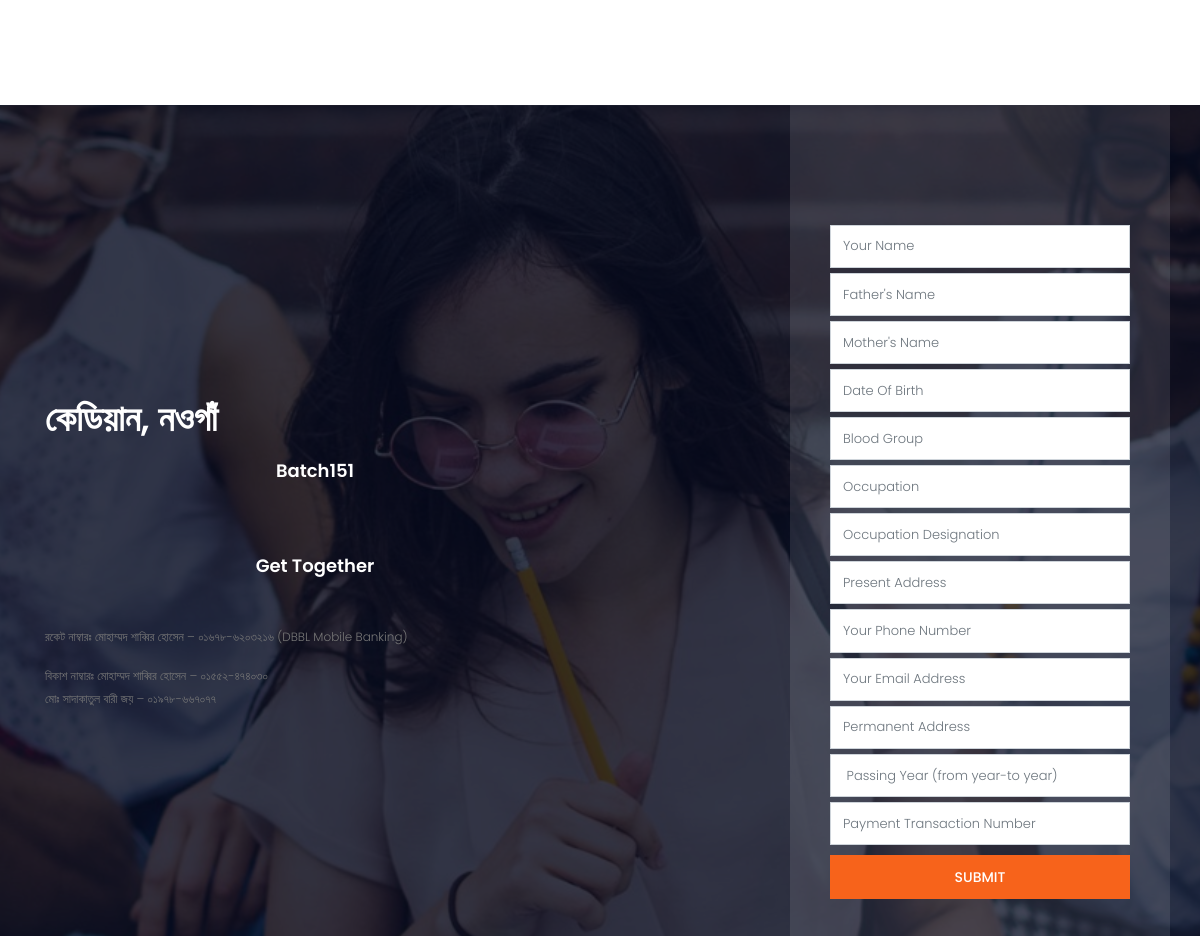
The app's page /eventpage/ (middle part), older data.
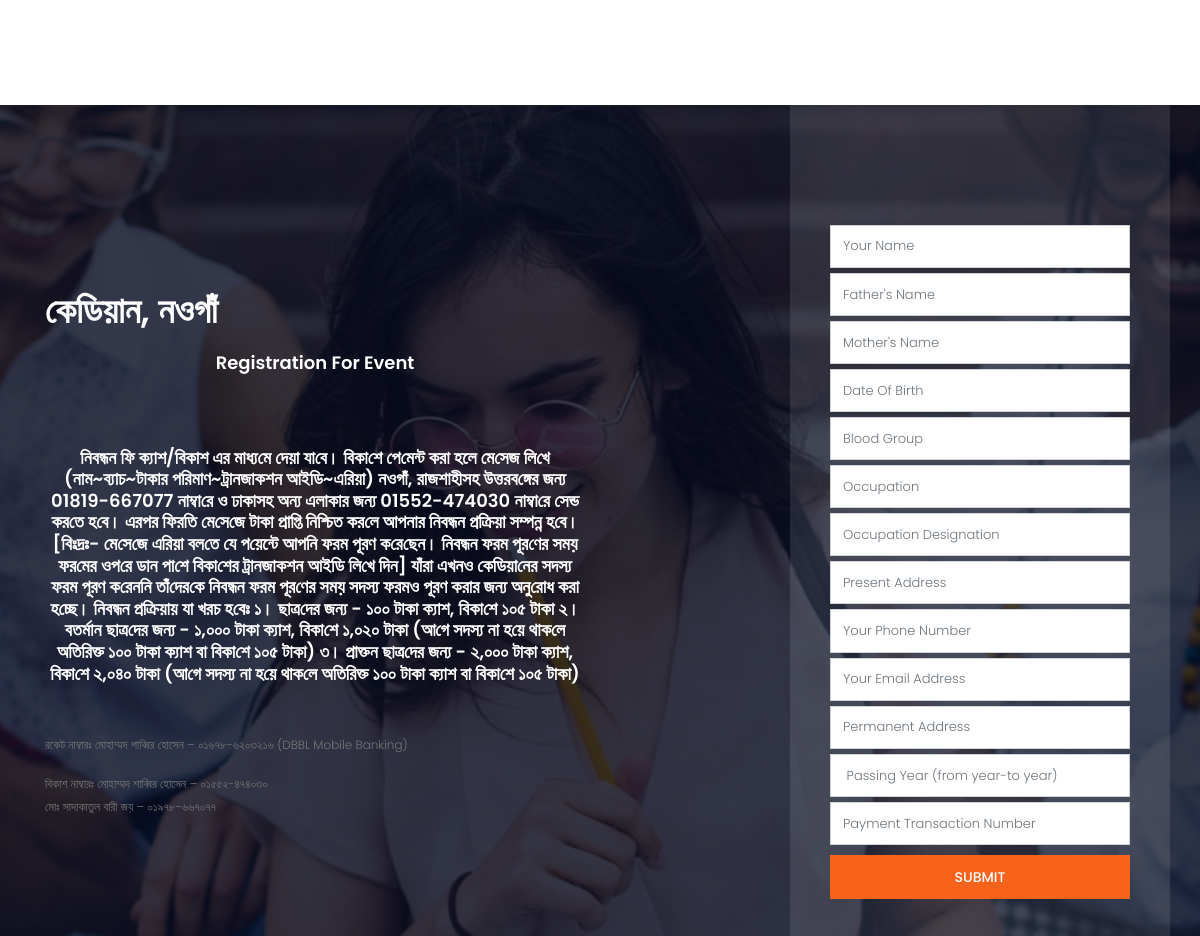
The same page, newer data.
### homeapp/models.py (models this page shows, shortened)
class Event(models.Model):
    title    =models.CharField(max_length=50)
    description  = models.TextField(null=True)
    event_time   =models.DateField(auto_now=True, auto_now_add=False)
    created_at   =models.DateField(auto_now=True, auto_now_add=False)
    status      =models.BooleanField(default=True)

### homeapp/views.py (the view, shortened to what this page needs)
# urls.py: path('eventpage/', views.eventpage,name='eventpage'),
def eventpage(request):
    queryset = Event.objects.order_by('-created_at')
    context ={
        'reg_status':queryset[0].status,
        'event_title':queryset[0].title,
        'event_description':queryset[0].description,
    }
    return render(request,'homeapp/eventpage.html', context)

### templates/homeapp/eventpage.html (shortened to what this page needs)
	 {% load static %}
	<!DOCTYPE html>
	<html lang="zxx" class="no-js">
	<head>
			<link rel="stylesheet" href="{% static 'css/linearicons.css' %}">
			<link rel="stylesheet" href="{% static 'css/font-awesome.min.css' %}">
			<link rel="stylesheet" href="{% static 'css/bootstrap.css' %}">
			<link rel="stylesheet" href="{% static 'css/magnific-popup.css' %}">
			<link rel="stylesheet" href="{% static 'css/nice-select.css' %}">
			<link rel="stylesheet" href="{% static 'css/animate.min.css' %}">
			<link rel="stylesheet" href="{% static 'css/owl.carousel.css' %}">
			<link rel="stylesheet" href="{% static 'css/jquery-ui.css' %}">
			<link rel="stylesheet" href="{% static 'css/main.css' %}">
		</head>
		<body>
			<section class="popular-course-area section-gap">
			</section>
			<section class="search-course-area relative">
				<div class="overlay overlay-bg"></div>
				<div class="container">
					<div class="row justify-content-between align-items-center">
						<div class="col-lg-6 col-md-6 search-course-left">
							<h1 class="text-white">
							কেডিয়ান, নওগাঁ  <br>
							<h4 class="text-white pb-20 text-center mb-30">{{ event_title }}</h4> <br>
							<h4 class="text-white pb-20 text-center mb-30">{{ event_description }}</h4>
											<p>
													রকেট নাম্বারঃ মোহাম্মদ শাব্বির হোসেন – ০১৬৭৮-৬২০৩২১৬ (DBBL Mobile Banking)
											 </p>
												<p>
													বিকাশ নাম্বারঃ মোহাম্মদ শাব্বির হোসেন – ০১৫৫২-৪৭৪০৩০ <br>
                          মোঃ সাদাকাতুল বারী জয় – ০১৯৭৮-৬৬৭০৭৭
												</p>
						</div>
						<div class="col-lg-4 col-md-6 search-course-right section-gap">
						{% if reg_status %}
							<form class="form-wrap"  method="post">
                                <input type="text" class="form-control" name="your_name" placeholder="Your Name" onfocus="this.placeholder = ''" onblur="this.placeholder = 'Your Name'" >
								<input type="text" class="form-control" name="father_name" placeholder="Father's Name" onfocus="this.placeholder = ''" onblur="this.placeholder = 'Father''s Name'" >
								<input type="text" class="form-control" name="mother_name" placeholder="Mother's Name" onfocus="this.placeholder = ''" onblur="this.placeholder = 'Mother''s Name'" >
								<input type="text" class="form-control" name="dob" placeholder="Date Of Birth" onfocus="this.placeholder = ''" onblur="this.placeholder = 'Date Of Birth'" >
								<input type="text" class="form-control" name="blood_group" placeholder="Blood Group" onfocus="this.placeholder = ''" onblur="this.placeholder = 'Blood Group'" >
								<input type="text" class="form-control" name="occupation" placeholder="Occupation" onfocus="this.placeholder = ''" onblur="this.placeholder = 'Occupation'" >
								<input type="text" class="form-control" name="occupation_designation" placeholder="Occupation Designation" onfocus="this.placeholder = ''" onblur="this.placeholder = 'Occupation'" >
								<input type="text" class="form-control" name="present_address" placeholder="Present Address" onfocus="this.placeholder = ''" onblur="this.placeholder = 'Present Address'" >
								<input type="phone" class="form-control" name="your_phone_number" placeholder="Your Phone Number" onfocus="this.placeholder = ''" onblur="this.placeholder = 'Your Phone Number'" >
								<input type="email" class="form-control" name="your_email" placeholder="Your Email Address" onfocus="this.placeholder = ''" onblur="this.placeholder = 'Your Email Address'" >
								<input type="text" class="form-control" name="parmanent_address" placeholder="Permanent Address" onfocus="this.placeholder = ''" onblur="this.placeholder = 'Permanent Address'" >
								<input type="text" class="form-control" name="passing_year" placeholder=" Passing Year (from year-to year)" onfocus="this.placeholder = ''" onblur="this.placeholder = 'passing year (from year-to year)'" >
								<input type="number" class="form-control" name="reference_number" placeholder="Payment Transaction Number" onfocus="this.placeholder = ''" onblur="this.placeholder = 'Transaction Number'" >
								<button class="primary-btn text-uppercase">Submit</button>
							</form>
						{% else %}
						  <h4>No event created at</h4>
						{% endif %}
						</div>
					</div>
				</div>
			</section>
		</body>
	</html>

### templates/homeapp/navbar_head.html (shortened to what this page needs)
{% load static %}

### static/css/main.css (style rules this page uses)
body { color:#777;font-family:"Poppins",sans-serif;font-size:14px;font-weight:300;line-height:1.625em;position:relative }
h1,h2,h3,h4,h5,h6 { font-family:"Poppins",sans-serif;color:#222;line-height:1.2em !important;margin-bottom:0;margin-top:0;font-weight:600 }
h1,.h1 { font-size:36px }
h4,.h4 { font-size:18px }
.mb-30 { margin-bottom:30px }
.pb-20 { padding-bottom:20px }
.text-white { color:#fff }
.text-center { text-align:center }
.relative { position:relative }
.overlay { position:absolute;left:0;right:0;top:0;bottom:0 }
h1 { font-size:36px }
h4 { font-size:18px }
h1,h2,h3,h4,h5,h6 { line-height:1.5em }
.section-gap { padding:120px 0 }
.primary-btn { background:#f7631b;line-height:42px;padding-left:30px;padding-right:30px;border:none;color:#fff;display:inline-block;font-weight:500;position:relative;-webkit-transition:all 0.3s ease 0s;-moz-transition:all 0.3s ease 0s;-o-transition:all 0.3s ease 0s;transition:all 0.3s ease 0s;cursor:pointer;position:relative }
.search-course-area { background:url(../img/s-bg.jpg) center;background-size:cover }
.search-course-area .overlay-bg { background:rgba(4,9,30,0.8) }
.search-course-area .search-course-left h1 { margin-bottom:20px }
.search-course-area .search-course-left p { font-size:12px }
.search-course-area .search-course-right { background:rgba(255,255,255,0.1) }
.search-course-area .search-course-right .form-wrap { padding:0px 40px }
.search-course-area .search-course-right .form-wrap .form-control { margin-bottom:5px;border-radius:0px;padding:0.675rem 0.75rem;font-size:13px;font-weight:300 }
.search-course-area .search-course-right .form-wrap .primary-btn { width:100%;margin-top:5px }

Row changes from the older to the newer data that the page shows:
no longer on this page (row unchanged): Event: title "Batch151", description "Get Together"
added Event: title "Registration For Event", description "নিবন্ধন ফি ক্যাশ/‌বিকা‌শ এর মাধ্য‌মে দেয়া যা‌বে। বিকা‌শে পে‌মেন্ট কর‌া হলে ‌মে‌সেজ লি‌খে (নাম~ব্যাচ~টাকার প‌রিমাণ~ট্রানজাকশন আইডি~এ‌রিয়া) নওগাঁ, রাজশাহীসহ উত্তরব‌ঙ্গের জন্য 01819-667077 নাম্বা‌রে ও ঢাকাসহ অন্য এলাকার জন্য 01552-474030 নাম্বা‌রে সেন্ড কর‌তে হ‌বে। এরপর ফির‌তি মে‌সে‌জে টাকা প্রা‌প্তি নি‌শ্চিত কর‌লে আপনার নিবন্ধন প্র‌ক্রিয়া সম্পন্ন হ‌বে। [‌বিঃদ্রঃ- মে‌সে‌জে এরিয়া বল‌তে যে প‌য়েন্টে আপ‌নি ফরম পূরণ ক‌রে‌ছেন। নিবন্ধন ফরম পূর‌ণের সময় ফর‌মের ওপ‌রে ডান পা‌শে বিকা‌শের ট্রানজাকশন আইডি লি‌খে দিন] যাঁরা এখনও কেডিয়া‌নের সদস্য ফরম পূরণ ক‌রেন‌নি তাঁ‌দের‌কে নিবন্ধন ফরম পূর‌ণের সময় সদস্য ফরমও পূরণ করার জন্য অনু‌রোধ করা হ‌চ্ছে। ‌নিবন্ধন প্র‌ক্রিয়ায় যা খরচ হ‌বেঃ ১। ছাত্র‌দের জন্য - ১০০ টাকা…"
